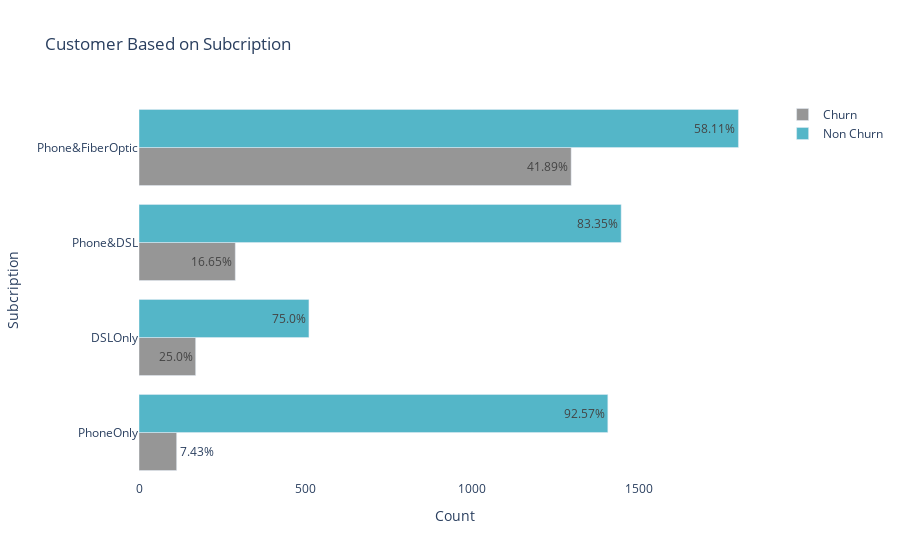

This figure's notebook cell:
### Code cell
## Phone and Internet Service                        
phone = telco[telco['PhoneOnly']==1].pivot_table(index='Churn',aggfunc='count')[['PhoneOnly']]
dsl = telco[telco['DSLOnly']==1].pivot_table(index='Churn',aggfunc='count')[['DSLOnly']]
phoneDSL = telco[telco['Phone&DSL']==1].pivot_table(index='Churn',aggfunc='count')[['Phone&DSL']]
phoneFiber = telco[telco['Phone&FiberOptic']==1].pivot_table(index='Churn',aggfunc='count')[['Phone&FiberOptic']]
df = pd.concat([phone,dsl,phoneDSL,phoneFiber],axis=1).T
df['%ch'] = df.apply(lambda i: f"{round((i['Yes']/(i['Yes']+i['No']))*100,2)}%",axis=1)
df['%no_ch'] = df.apply(lambda i: f"{round((i['No']/(i['Yes']+i['No']))*100,2)}%",axis=1)
                        
trace1 = go.Bar(y = df.index  , x = df['Yes'],
                name = "Churn", marker = {'color':  '#969696'},
                text = df['%ch'], textposition = 'auto', orientation = 'h')

trace2 = go.Bar(y = df.index , x = df['No'],
                name = "Non Churn", marker = {'color' :  '#54b6c8'},
                text = df['%no_ch'], textposition = 'auto',orientation = 'h')

layout = go.Layout(dict(title = "Customer Based on Subcription",
                        paper_bgcolor='rgba(0,0,0,0)', plot_bgcolor='rgba(0,0,0,0)',
                        xaxis = {'title' : 'Count'}, yaxis = {'title' : 'Subcription'}))
data = [trace1,trace2]
fig  = go.Figure(data=data,layout=layout)
py.iplot(fig)

### Figure 1 — Plotly figure (JSON) as saved in the notebook; plotly's stock layout.template omitted (floating-point values rounded to 4 significant figures)
{"data": [{"marker": {"color": "#969696"}, "name": "Churn", "orientation": "h", "text": ["7.43%", "25.0%", "16.65%", "41.89%"], "textposition": "auto", "type": "bar", "x": [113, 170, 289, 1297], "y": ["PhoneOnly", "DSLOnly", "Phone&DSL", "Phone&FiberOptic"]}, {"marker": {"color": "#54b6c8"}, "name": "Non Churn", "orientation": "h", "text": ["92.57%", "75.0%", "83.35%", "58.11%"], "textposition": "auto", "type": "bar", "x": [1407, 510, 1447, 1799], "y": ["PhoneOnly", "DSLOnly", "Phone&DSL", "Phone&FiberOptic"]}], "layout": {"paper_bgcolor": "rgba(0,0,0,0)", "plot_bgcolor": "rgba(0,0,0,0)", "title": {"text": "Customer Based on Subcription"}, "xaxis": {"title": {"text": "Count"}}, "yaxis": {"title": {"text": "Subcription"}}}}
